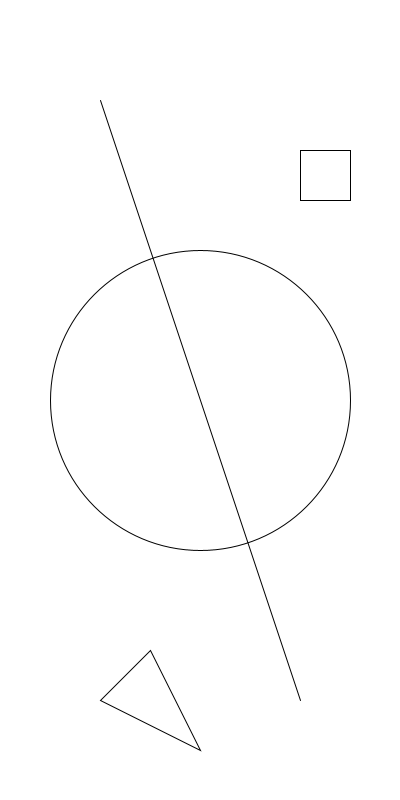
Frame 1 (no input)
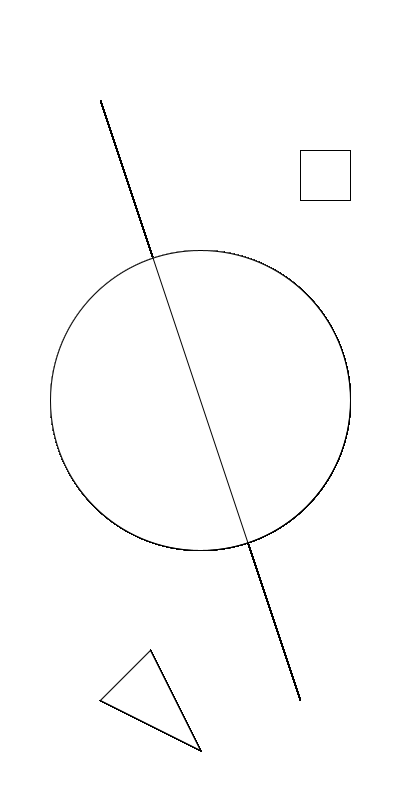
Frame 60 (the mouse pressed at the canvas centre just before this capture)
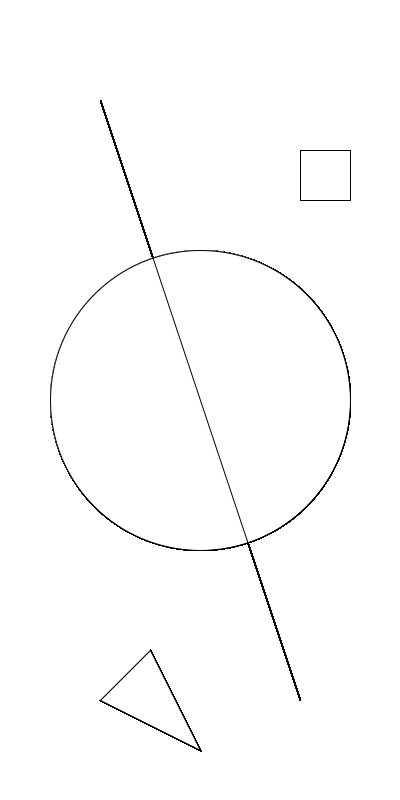
Frame 120 (the mouse held since frame 60 and released just before this capture)

The Processing sketch that drew these frames (run headless with seeded random() and noise(); from frame 60 on, the mouse is pressed at the canvas centre):

// Processing sketch: sketch_4_clase3
// ── sketch_4_clase3.pde
// creamos una variable que me gobierna
// el tamaño del círculo
int diametro = 300;

void setup(){
  size(400,800);
  background(255);
}

void draw(){

  //para hacer círculos, se usa
  //circle(posX,posY,diametro);
  circle(200,400,diametro);
 
  //ya sabemos hacer lineas
  line(100,100,300,700);
  
  //para hacer un cuadrado
  // square(posX,posY,largoLado);
  square(300,150,50);
  
  //para hacer un triangulo, damos coordenadas
  // de cada vértice
  // triangle(x1,y1, x2,y2, x3,y3);
  triangle(100,700,150,650,200,750);
}
